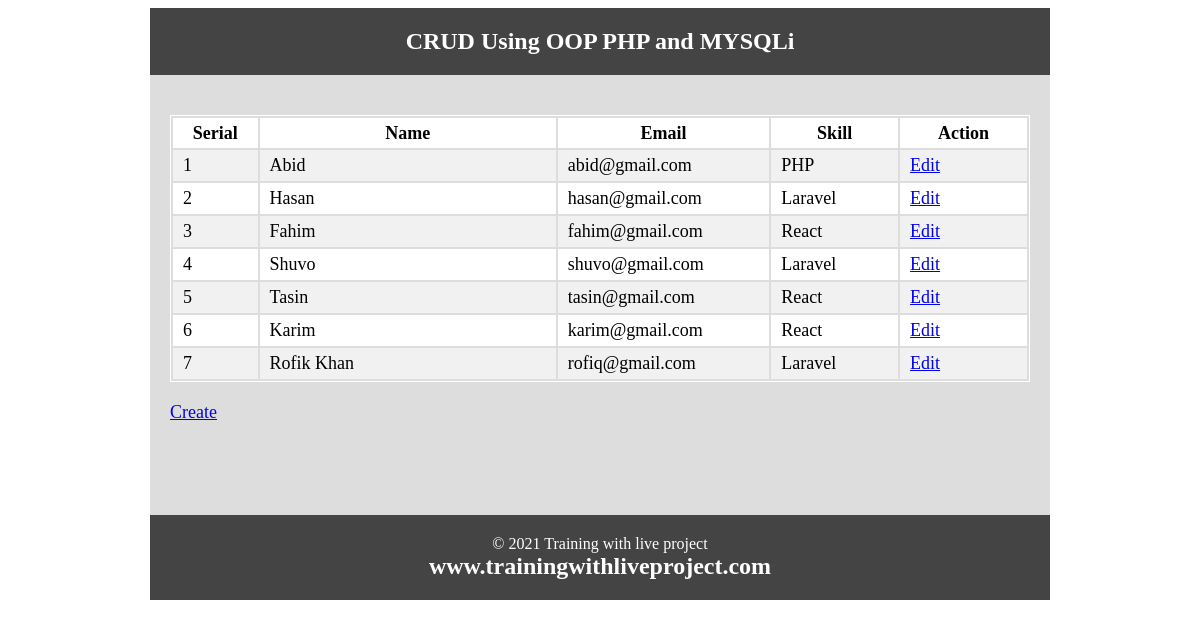
Page /oopcrud/index.php on the committed database.
### tables this page shows
CREATE TABLE `tbl_user` (
  `id` int(11) NOT NULL,
  `name` varchar(50) NOT NULL,
  `email` varchar(255) NOT NULL,
  `skill` varchar(50) NOT NULL
);

### oopcrud/Database.php (called while the page is built, shortened)
<?php
class Database{
    public $host   = DB_HOST;
    public $user   = DB_USER;
    public $pass   = DB_PASS;
    public $dbname = DB_NAME;
    public $link;
    private function connectDB(){
           $this->link = new mysqli($this->host, $this->user, $this->pass, $this->dbname);
    }
    public function select($query){
        $result = $this->link->query($query) or die ($this->link->error.__line__);
        if($result->num_rows > 0){
            return $result;
        }else{
            return false;
        }
    }
}
?>

### oopcrud/index.php (the view, shortened to what this page needs)
<?php
include 'inc/header.php';
include 'Database.php';
?>
<?php
  $db = new Database();
  $query = "SELECT * FROM tbl_user";
  $read = $db->select($query);
?>
        <table class="tblone">
        <tr>
        <th width="10%">Serial</th>
        <th width="35%">Name</th>
        <th width="25%">Email</th>
        <th width="15%">Skill</th>
        <th width="15%">Action</th>
        </tr>
<?php if($read){ ?>
<?php
    $i = 1;
    while($row = $read->fetch_assoc()){
?>
        <tr>
        <td><?php echo $i++; ?></td>
        <td><?php echo $row['name']; ?></td>
        <td><?php echo $row['email']; ?></td>
        <td><?php echo$row['skill']; ?></td>
        <td><a href="update.php?id=<?php echo urlencode($row['id']); ?>">Edit</a></td>
        </tr>
<?php } ?>
<?php } else {?>
<p>Data is not available</p>
<?php } ?>
        </table>
		<a href = "create.php">Create</a>
<?php include 'inc/footer.php'; ?>

### oopcrud/inc/header.php (shortened to what this page needs)
<!doctype html>
<html>
<head>
</head>
<body>
<div class="phpcoding">
	<section class="headeroption">
		<h2><?php echo "CRUD Using OOP PHP and MYSQLi"; ?></h2>
	</section>
		<section class="maincontent">

### oopcrud/inc/footer.php
 </section>
<section class="footeroption">
	<p>&copy; <?php echo date("Y"); ?> Training with live project</p>
		<h2><?php echo "www.trainingwithliveproject.com"; ?></h2>
	</section>
</div>
</body>
</html>

### rows in the picture
tbl_user: name "Abid", email "abid@gmail.com", skill "PHP"
tbl_user: name "Hasan", email "hasan@gmail.com", skill "Laravel"
tbl_user: name "Fahim", email "fahim@gmail.com", skill "React"
tbl_user: name "Shuvo", email "shuvo@gmail.com", skill "Laravel"
tbl_user: name "Tasin", email "tasin@gmail.com", skill "React"
tbl_user: name "Karim", email "karim@gmail.com", skill "React"
tbl_user: name "Rofik Khan", email "rofiq@gmail.com", skill "Laravel"
